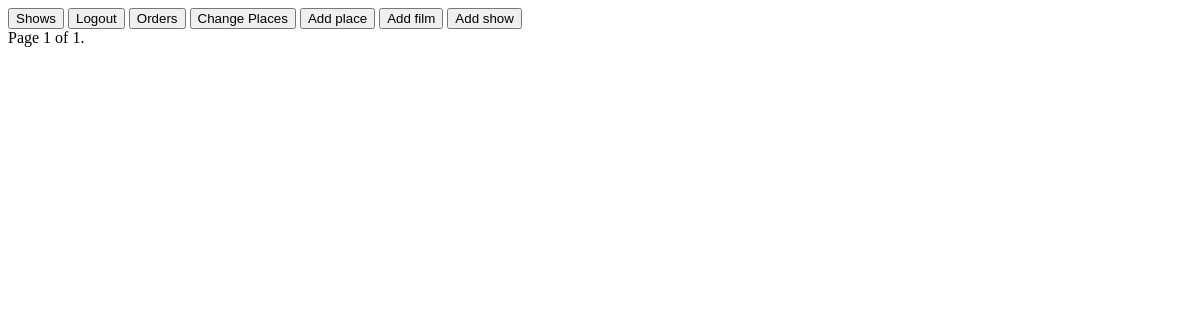
Before: /places/ (signed in) with the older database file.
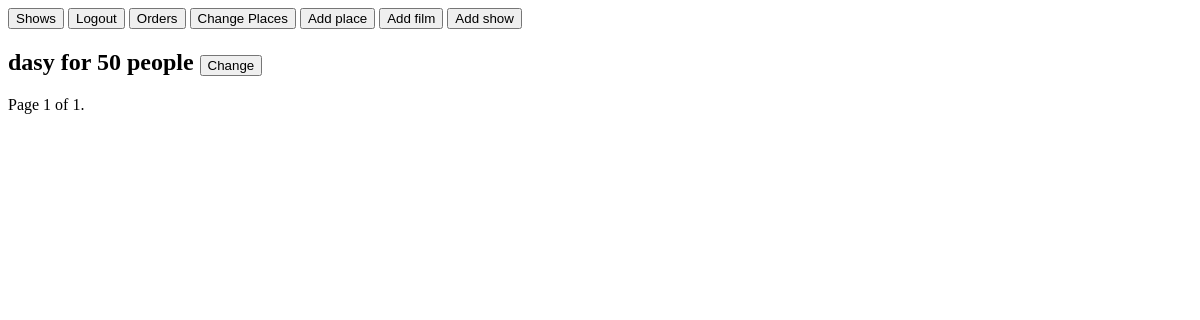
After: the same page with the newer database file.
### some/models.py (models this page shows, shortened)
class Place(models.Model):
    name = models.CharField(max_length=40, unique=True)
    size = models.PositiveSmallIntegerField(default=1)

### some/views.py (the view)
# urls.py: path('places/', PlaceListView.as_view(), name='places'),
class PlaceListView(PermissionRequiredMixin, ListView):
    permission_required = 'request.user.is_superuser'
    model = Place
    paginate_by = 5
    template_name = 'places.html'
    def get_queryset(self):
        queryset = super().get_queryset()
        queryset = queryset.exclude(shows__busy__gt=0)
        return queryset

### templates/places.html (shortened to what this page needs)
{% extends 'base.html' %}
{% block info %}
    {% for obj in object_list %}
        <h2>{{ obj.name }} for {{ obj.size }} people
            <a href="{% url 'update place' obj.id %}">
                <button>Change</button>
            </a>
        </h2>
    {% endfor %}
    <div class="pagination">
        <span class="step-links">
            <span class="current">
                Page {{ page_obj.number }} of {{ page_obj.paginator.num_pages }}.
            </span>
        </span>
    </div>
{% endblock %}

Changed rows visible on the page:
added Place: name "dasy", size "50"
